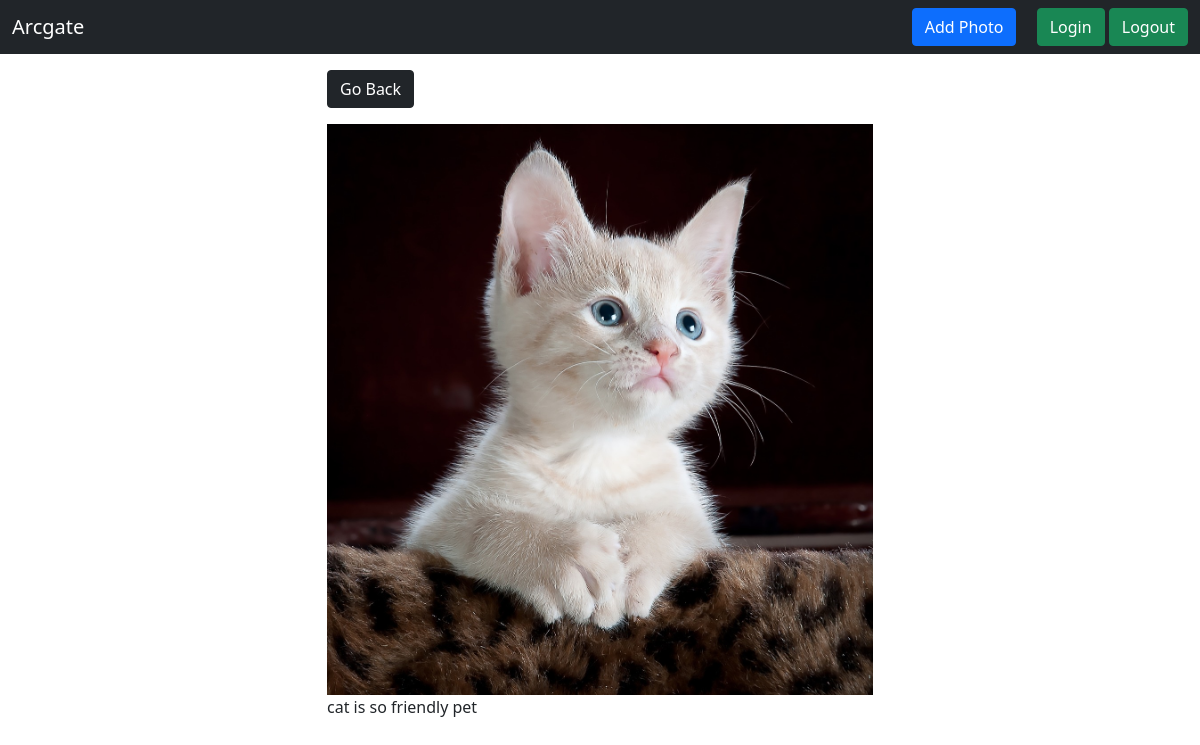
The page /photo/22/ on the database its author committed.
### photos/models.py (models this page shows, shortened)
class Photo(models.Model):
    category = models.ForeignKey(Category, on_delete=models.SET_NULL, null=True, blank=True)
    image = models.ImageField(null=False, blank=False)
    description = models.TextField(null=False, blank=True)

### photos/views.py (the view)
# urls.py: path('photo/<int:pk>/', viewPhoto, name="photo"),
def viewPhoto(request, pk):
    photo = Photo.objects.get(pk=pk)
    context = {
        'photo' : photo,
    }
    return render(request, 'photos/photo.html', context)

### photos/templates/photos/photo.html
{% extends 'photos/base.html' %}
{% block content %}
    <div class="container">
        <div class="row justify-content-center ">
            <div class="col-md-6">
                <a href="{% url 'gallery' %}" class="btn btn-dark my-3">Go Back</a>
                <div style="height: 90vh;">
                    <img style="max-width: 100%; max-height:100%" src=" {{ photo.image.url }}" alt="">
                        <p>{{ photo.description }}</p>
                    </div>
                </div>
            </div>
        </div>
    {% endblock %}

### photos/static/styles/style.css (style rules this page uses)
a { text-decoration: none; color: #000; }

### rows shown on the page
Photo: image (picture), description "cat is so friendly pet"
